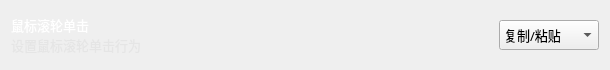
                  <widget class="QWidget" name="verticalWidget_26" native="true">
                   <property name="minimumSize">
                    <size>
                     <width>0</width>
                     <height>70</height>
                    </size>
                   </property>
                   <property name="maximumSize">
                    <size>
                     <width>16777215</width>
                     <height>70</height>
                    </size>
                   </property>
                   <property name="styleSheet">
                    <string notr="true">#verticalWidget_26{	border: 1px solid rgba(197, 197, 197,50);
	
	background-color: rgba(255, 255, 255, 20);
	border-radius: 5px;}</string>
                   </property>
                   <layout class="QHBoxLayout" name="horizontalLayout_35">
                    <item>
                     <widget class="QWidget" name="horizontalWidget_25" native="true">
                      <property name="minimumSize">
                       <size>
                        <width>0</width>
                        <height>40</height>
                       </size>
                      </property>
                      <property name="maximumSize">
                       <size>
                        <width>16777215</width>
                        <height>40</height>
                       </size>
                      </property>
                      <layout class="QVBoxLayout" name="verticalLayout_30">
                       <property name="spacing">
                        <number>0</number>
                       </property>
                       <property name="leftMargin">
                        <number>0</number>
                       </property>
                       <property name="topMargin">
                        <number>0</number>
                       </property>
                       <property name="rightMargin">
                        <number>0</number>
                       </property>
                       <property name="bottomMargin">
                        <number>0</number>
                       </property>
                       <item>
                        <widget class="QLabel" name="label_mouseWheelClick">
                         <property name="font">
                          <font>
                           <family>OPPOSans B</family>
                           <pointsize>10</pointsize>
                           <stylestrategy>PreferAntialias</stylestrategy>
                          </font>
                         </property>
                         <property name="styleSheet">
                          <string notr="true">color: rgb(255, 255, 255);</string>
                         </property>
                         <property name="text">
                          <string>鼠标滚轮单击</string>
                         </property>
                        </widget>
                       </item>
                       <item>
                        <widget class="QLabel" name="label_mouseWheelClick_tip">
                         <property name="minimumSize">
                          <size>
                           <width>0</width>
                           <height>20</height>
                          </size>
                         </property>
                         <property name="maximumSize">
                          <size>
                           <width>16777215</width>
                           <height>20</height>
                          </size>
                         </property>
                         <property name="font">
                          <font>
                           <family>OPPOSans B</family>
                           <pointsize>10</pointsize>
                           <stylestrategy>PreferAntialias</stylestrategy>
                          </font>
                         </property>
                         <property name="styleSheet">
                          <string notr="true">color: rgba(223, 223, 223, 150);</string>
                         </property>
                         <property name="text">
                          <string>设置鼠标滚轮单击行为</string>
                         </property>
                        </widget>
                       </item>
                      </layout>
                     </widget>
                    </item>
                    <item>
                     <spacer name="horizontalSpacer_63">
                      <property name="orientation">
                       <enum>Qt::Horizontal</enum>
                      </property>
                      <property name="sizeHint" stdset="0">
                       <size>
                        <width>352</width>
                        <height>20</height>
                       </size>
                      </property>
                     </spacer>
                    </item>
                    <item>
                     <widget class="QComboBox" name="comboBox_mouseWheelClick">
                      <property name="minimumSize">
                       <size>
                        <width>100</width>
                        <height>30</height>
                       </size>
                      </property>
                      <property name="maximumSize">
                       <size>
                        <width>100</width>
                        <height>30</height>
                       </size>
                      </property>
                      <property name="font">
                       <font>
                        <family>OPPOSans B</family>
                        <pointsize>10</pointsize>
                        <weight>50</weight>
                        <italic>false</italic>
                        <bold>false</bold>
                        <stylestrategy>PreferAntialias</stylestrategy>
                       </font>
                      </property>
                      <property name="styleSheet">
                       <string notr="true"/>
                      </property>
                      <property name="iconSize">
                       <size>
                        <width>20</width>
                        <height>20</height>
                       </size>
                      </property>
                      <item>
                       <property name="text">
                        <string>复制/粘贴</string>
                       </property>
                      </item>
                      <item>
                       <property name="text">
                        <string>弹出菜单</string>
                       </property>
                      </item>
                     </widget>
                    </item>
                   </layout>
                  </widget>
